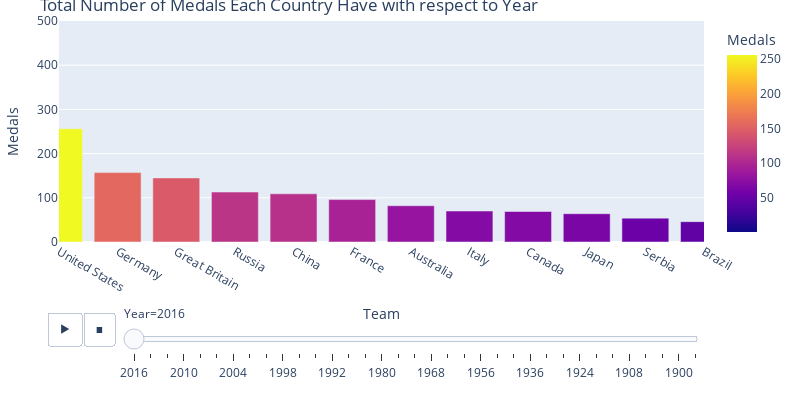

Notebook code for this chart:
### Code cell
#Visualisation by plotly
medals_countries=pd.DataFrame(zip(date,teams,medals),columns=["Year","Team","Medals"])
medals_countries.drop(medals_countries[medals_countries["Medals"]==0].index,inplace=True,axis=0)#Dropping countries which have 0 medals
medals_countries.sort_values(by=["Year","Medals"],inplace=True,axis=0,ascending=False)
import plotly.express as px

fig = px.bar(medals_countries, x="Team", y="Medals", color="Medals",
  animation_frame="Year", animation_group="Team", range_y=[0,500],width=800,height=400,range_x=[0,11])

fig.update_layout(
    margin=dict(l=20, r=20, t=20, b=20),
    paper_bgcolor="white",title="Total Number of Medals Each Country Have with respect to Year"
)
fig.show()

### Figure 1 — Plotly figure (JSON) as saved in the notebook; plotly's stock layout.template omitted (floating-point values rounded to 4 significant figures)
{"data": [{"alignmentgroup": "True", "hovertemplate": "Year=2016<br>Team=%{x}<br>Medals=%{marker.color}<extra></extra>", "ids": ["United States", "Germany", "Great Britain", "Russia", "China", "France", "Australia", "Italy", "Canada", "Japan", "Serbia", "Brazil", "Netherlands", "Spain", "Denmark", "New Zealand", "Jamaica", "Sweden", "South Korea", "Croatia", "South Africa", "Argentina", "Hungary", "Belgium", "Norway", "Azerbaijan", "Kazakhstan", "Nigeria", "Romania", "Poland", "Ukraine", "Uzbekistan", "Kenya", "Czech Republic", "Fiji", "Belarus", "Switzerland", "Cuba", "Iran", "Ethiopia", "Colombia", "Turkey", "Malaysia", "Slovakia", "Georgia", "Lithuania", "Greece", "Bulgaria", "North Korea", "Bahamas", "Thailand", "Mexico", "Chinese Taipei", "Armenia", "Brazil-1", "Estonia", "United States-1", "Slovenia", "United States-2", "China-1", "Ireland", "Egypt", "Venezuela", "Tunisia", "Algeria", "Bahrain", "India", "Mongolia", "Indonesia", "Indonesia-1", "Cote d'Ivoire", "Individual Olympic Athletes", "Austria", "Israel", "Russia-2", "Netherlands-1", "Vietnam", "Germany-1", "South Korea-1", "Spain-2", "Italy-1", "Czech Republic-1", "Tajikistan", "Portugal", "Jordan", "Puerto Rico", "Trinidad and Tobago", "Singapore", "Morocco", "Qatar", "United Arab Emirates", "Niger", "Philippines", "Dominican Republic", "Finland", "Grenada", "Burundi", "Kosovo"], "legendgroup": "", "marker": {"color": [256, 157, 145, 113, 109, 96, 82, 70, 69, 64, 54, 46, 45, 43, 41, 36, 30, 28, 24, 24, 23, 22, 22, 21, 19, 18, 18, 18, 16, 16, 15, 13, 13, 13, 13, 12, 11, 11, 8, 8, 8, 8, 8, 8, 7, 7, 7, 7, 7, 6, 6, 5, 5, 4, 4, 4, 4, 4, 4, 4, 3, 3, 3, 3, 2, 2, 2, 2, 2, 2, 2, 2, 2, 2, 2, 2, 2, 2, 2, 2, 2, 2, 1, 1, 1, 1, 1, 1, 1, 1, 1, 1, 1, 1, 1, 1, 1, 1], "coloraxis": "coloraxis"}, "name": "", "offsetgroup": "", "orientation": "v", "showlegend": false, "textposition": "auto", "type": "bar", "x": ["United States", "Germany", "Great Britain", "Russia", "China", "France", "Australia", "Italy", "Canada", "Japan", "Serbia", "Brazil", "Netherlands", "Spain", "Denmark", "New Zealand", "Jamaica", "Sweden", "South Korea", "Croatia", "South Africa", "Argentina", "Hungary", "Belgium", "Norway", "Azerbaijan", "Kazakhstan", "Nigeria", "Romania", "Poland", "Ukraine", "Uzbekistan", "Kenya", "Czech Republic", "Fiji", "Belarus", "Switzerland", "Cuba", "Iran", "Ethiopia", "Colombia", "Turkey", "Malaysia", "Slovakia", "Georgia", "Lithuania", "Greece", "Bulgaria", "North Korea", "Bahamas", "Thailand", "Mexico", "Chinese Taipei", "Armenia", "Brazil-1", "Estonia", "United States-1", "Slovenia", "United States-2", "China-1", "Ireland", "Egypt", "Venezuela", "Tunisia", "Algeria", "Bahrain", "India", "Mongolia", "Indonesia", "Indonesia-1", "Cote d'Ivoire", "Individual Olympic Athletes", "Austria", "Israel", "Russia-2", "Netherlands-1", "Vietnam", "Germany-1", "South Korea-1", "Spain-2", "Italy-1", "Czech Republic-1", "Tajikistan", "Portugal", "Jordan", "Puerto Rico", "Trinidad and Tobago", "Singapore", "Morocco", "Qatar", "United Arab Emirates", "Niger", "Philippines", "Dominican Republic", "Finland", "Grenada", "Burundi", "Kosovo"], "xaxis": "x", "y": [256, 157, 145, 113, 109, 96, 82, 70, 69, 64, 54, 46, 45, 43, 41, 36, 30, 28, 24, 24, 23, 22, 22, 21, 19, 18, 18, 18, 16, 16, 15, 13, 13, 13, 13, 12, 11, 11, 8, 8, 8, 8, 8, 8, 7, 7, 7, 7, 7, 6, 6, 5, 5, 4, 4, 4, 4, 4, 4, 4, 3, 3, 3, 3, 2, 2, 2, 2, 2, 2, 2, 2, 2, 2, 2, 2, 2, 2, 2, 2, 2, 2, 1, 1, 1, 1, 1, 1, 1, 1, 1, 1, 1, 1, 1, 1, 1, 1], "yaxis": "y"}], "layout": {"barmode": "relative", "coloraxis": {"colorbar": {"title": {"text": "Medals"}}, "colorscale": [[0, "#0d0887"], [0.1111, "#46039f"], [0.2222, "#7201a8"], [0.3333, "#9c179e"], [0.4444, "#bd3786"], [0.5556, "#d8576b"], [0.6667, "#ed7953"], [0.7778, "#fb9f3a"], [0.8889, "#fdca26"], [1, "#f0f921"]]}, "height": 400, "legend": {"tracegroupgap": 0}, "margin": {"b": 20, "l": 20, "r": 20, "t": 20}, "paper_bgcolor": "white", "sliders": [{"active": 0, "currentvalue": {"prefix": "Year="}, "len": 0.9, "pad": {"b": 10, "t": 60}, "steps": [{"args": [["2016"], {"frame": {"duration": 0, "redraw": true}, "fromcurrent": true, "mode": "immediate", "transition": {"duration": 0, "easing": "linear"}}], "label": "2016", "method": "animate"}, {"args": [["2014"], {"frame": {"duration": 0, "redraw": true}, "fromcurrent": true, "mode": "immediate", "transition": {"duration": 0, "easing": "linear"}}], "label": "2014", "method": "animate"}, {"args": [["2012"], {"frame": {"duration": 0, "redraw": true}, "fromcurrent": true, "mode": "immediate", "transition": {"duration": 0, "easing": "linear"}}], "label": "2012", "method": "animate"}, {"args": [["2010"], {"frame": {"duration": 0, "redraw": true}, "fromcurrent": true, "mode": "immediate", "transition": {"duration": 0, "easing": "linear"}}], "label": "2010", "method": "animate"}, {"args": [["2008"], {"frame": {"duration": 0, "redraw": true}, "fromcurrent": true, "mode": "immediate", "transition": {"duration": 0, "easing": "linear"}}], "label": "2008", "method": "animate"}, {"args": [["2006"], {"frame": {"duration": 0, "redraw": true}, "fromcurrent": true, "mode": "immediate", "transition": {"duration": 0, "easing": "linear"}}], "label": "2006", "method": "animate"}, {"args": [["2004"], {"frame": {"duration": 0, "redraw": true}, "fromcurrent": true, "mode": "immediate", "transition": {"duration": 0, "easing": "linear"}}], "label": "2004", "method": "animate"}, {"args": [["2002"], {"frame": {"duration": 0, "redraw": true}, "fromcurrent": true, "mode": "immediate", "transition": {"duration": 0, "easing": "linear"}}], "label": "2002", "method": "animate"}, {"args": [["2000"], {"frame": {"duration": 0, "redraw": true}, "fromcurrent": true, "mode": "immediate", "transition": {"duration": 0, "easing": "linear"}}], "label": "2000", "method": "animate"}, {"args": [["1998"], {"frame": {"duration": 0, "redraw": true}, "fromcurrent": true, "mode": "immediate", "transition": {"duration": 0, "easing": "linear"}}], "label": "1998", "method": "animate"}, {"args": [["1996"], {"frame": {"duration": 0, "redraw": true}, "fromcurrent": true, "mode": "immediate", "transition": {"duration": 0, "easing": "linear"}}], "label": "1996", "method": "animate"}, {"args": [["1994"], {"frame": {"duration": 0, "redraw": true}, "fromcurrent": true, "mode": "immediate", "transition": {"duration": 0, "easing": "linear"}}], "label": "1994", "method": "animate"}, {"args": [["1992"], {"frame": {"duration": 0, "redraw": true}, "fromcurrent": true, "mode": "immediate", "transition": {"duration": 0, "easing": "linear"}}], "label": "1992", "method": "animate"}, {"args": [["1988"], {"frame": {"duration": 0, "redraw": true}, "fromcurrent": true, "mode": "immediate", "transition": {"duration": 0, "easing": "linear"}}], "label": "1988", "method": "animate"}, {"args": [["1984"], {"frame": {"duration": 0, "redraw": true}, "fromcurrent": true, "mode": "immediate", "transition": {"duration": 0, "easing": "linear"}}], "label": "1984", "method": "animate"}, {"args": [["1980"], {"frame": {"duration": 0, "redraw": true}, "fromcurrent": true, "mode": "immediate", "transition": {"duration": 0, "easing": "linear"}}], "label": "1980", "method": "animate"}, {"args": [["1976"], {"frame": {"duration": 0, "redraw": true}, "fromcurrent": true, "mode": "immediate", "transition": {"duration": 0, "easing": "linear"}}], "label": "1976", "method": "animate"}, {"args": [["1972"], {"frame": {"duration": 0, "redraw": true}, "fromcurrent": true, "mode": "immediate", "transition": {"duration": 0, "easing": "linear"}}], "label": "1972", "method": "animate"}, {"args": [["1968"], {"frame": {"duration": 0, "redraw": true}, "fromcurrent": true, "mode": "immediate", "transition": {"duration": 0, "easing": "linear"}}], "label": "1968", "method": "animate"}, {"args": [["1964"], {"frame": {"duration": 0, "redraw": true}, "fromcurrent": true, "mode": "immediate", "transition": {"duration": 0, "easing": "linear"}}], "label": "1964", "method": "animate"}, {"args": [["1960"], {"frame": {"duration": 0, "redraw": true}, "fromcurrent": true, "mode": "immediate", "transition": {"duration": 0, "easing": "linear"}}], "label": "1960", "method": "animate"}, {"args": [["1956"], {"frame": {"duration": 0, "redraw": true}, "fromcurrent": true, "mode": "immediate", "transition": {"duration": 0, "easing": "linear"}}], "label": "1956", "method": "animate"}, {"args": [["1952"], {"frame": {"duration": 0, "redraw": true}, "fromcurrent": true, "mode": "immediate", "transition": {"duration": 0, "easing": "linear"}}], "label": "1952", "method": "animate"}, {"args": [["1948"], {"frame": {"duration": 0, "redraw": true}, "fromcurrent": true, "mode": "immediate", "transition": {"duration": 0, "easing": "linear"}}], "label": "1948", "method": "animate"}, {"args": [["1936"], {"frame": {"duration": 0, "redraw": true}, "fromcurrent": true, "mode": "immediate", "transition": {"duration": 0, "easing": "linear"}}], "label": "1936", "method": "animate"}, {"args": [["1932"], {"frame": {"duration": 0, "redraw": true}, "fromcurrent": true, "mode": "immediate", "transition": {"duration": 0, "easing": "linear"}}], "label": "1932", "method": "animate"}, {"args": [["1928"], {"frame": {"duration": 0, "redraw": true}, "fromcurrent": true, "mode": "immediate", "transition": {"duration": 0, "easing": "linear"}}], "label": "1928", "method": "animate"}, {"args": [["1924"], {"frame": {"duration": 0, "redraw": true}, "fromcurrent": true, "mode": "immediate", "transition": {"duration": 0, "easing": "linear"}}], "label": "1924", "method": "animate"}, {"args": [["1920"], {"frame": {"duration": 0, "redraw": true}, "fromcurrent": true, "mode": "immediate", "transition": {"duration": 0, "easing": "linear"}}], "label": "1920", "method": "animate"}, {"args": [["1912"], {"frame": {"duration": 0, "redraw": true}, "fromcurrent": true, "mode": "immediate", "transition": {"duration": 0, "easing": "linear"}}], "label": "1912", "method": "animate"}, {"args": [["1908"], {"frame": {"duration": 0, "redraw": true}, "fromcurrent": true, "mode": "immediate", "transition": {"duration": 0, "easing": "linear"}}], "label": "1908", "method": "animate"}, {"args": [["1906"], {"frame": {"duration": 0, "redraw": true}, "fromcurrent": true, "mode": "immediate", "transition": {"duration": 0, "easing": "linear"}}], "label": "1906", "method": "animate"}, {"args": [["1904"], {"frame": {"duration": 0, "redraw": true}, "fromcurrent": true, "mode": "immediate", "transition": {"duration": 0, "easing": "linear"}}], "label": "1904", "method": "animate"}, {"args": [["1900"], {"frame": {"duration": 0, "redraw": true}, "fromcurrent": true, "mode": "immediate", "transition": {"duration": 0, "easing": "linear"}}], "label": "1900", "method": "animate"}, {"args": [["1896"], {"frame": {"duration": 0, "redraw": true}, "fromcurrent": true, "mode": "immediate", "transition": {"duration": 0, "easing": "linear"}}], "label": "1896", "method": "animate"}], "x": 0.1, "xanchor": "left", "y": 0, "yanchor": "top"}], "title": {"text": "Total Number of Medals Each Country Have with respect to Year"}, "updatemenus": [{"buttons": [{"args": [null, {"frame": {"duration": 500, "redraw": true}, "fromcurrent": true, "mode": "immediate", "transition": {"duration": 500, "easing": "linear"}}], "label": "&#9654;", "method": "animate"}, {"args": [[null], {"frame": {"duration": 0, "redraw": true}, "fromcurrent": true, "mode": "immediate", "transition": {"duration": 0, "easing": "linear"}}], "label": "&#9724;", "method": "animate"}], "direction": "left", "pad": {"r": 10, "t": 70}, "showactive": false, "type": "buttons", "x": 0.1, "xanchor": "right", "y": 0, "yanchor": "top"}], "width": 800, "xaxis": {"anchor": "y", "domain": [0, 1], "range": [0, 11], "title": {"text": "Team"}}, "yaxis": {"anchor": "x", "domain": [0, 1], "range": [0, 500], "title": {"text": "Medals"}}}}
